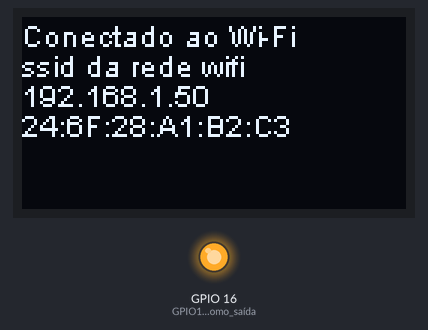
Simulated run of this sketch. Board: ESP32. Shown: 128×64 one-colour display, output pins drawn as LEDs (lit = HIGH). WiFi joins after 1.5 s; servers stay silent unless stated.

Above: at 1.6 s.

The sketch:

esp32wifi_3.ino
```cpp
/*

Como configurar o Wi-Fi no ESP32 LoRa
Autor: Paulo S. Abreu
04-maio-2018

*/

// change next line to use with another board/shield
#include <WiFi.h>
//biblioteca para comunicação com o display
#include "SSD1306.h"

// construtor do objeto do display
// parametros: address,SDA,SCL
// (Documentação da placa WiFi LoRa 32)
SSD1306 tela(0x3c, 4, 15);

// ssid e senha da rede Wi-Fi à qual
// você pretende se conectar.
const char *ssid     = "ssid da rede wifi";
const char *password = "senha da rede wifi";

void setup(){

  // Preparação do display

  //configura GPIO16 como saida
  pinMode(16,OUTPUT);       // GPIO16 como saída
  digitalWrite(16, LOW);    // reseta o OLED
  delay(10);                // aguarda pelo menos 5 ms
  digitalWrite(16, HIGH);   // mantém GPIO16 em 1 durante uso do OLED
  tela.init();              // inicializa o display
  tela.clear();             // limpa a tela do display

  // Coloca aviso de que vamos tentar nos conectar ao Wi-Fi
  tela.drawString(0, 0, "Conectando ao Wi-Fi");
  tela.display();

  // Conexão ao Wi-Fi
  WiFi.begin(ssid, password);   // inicializa o Wi-Fi

  // aguarda a conexão à rede Wi-Fi
  // Sai do loop se 60 * 500ms = 30s se passarem sem
  // que conexão seja estabelecida.
  int count = 0;
  while ( WiFi.status() != WL_CONNECTED && count < 60) {
    delay ( 500 );
    count++;
    tela.drawString(count, 10, "o");  // prepara o texto.
    tela.display();                   // mostra o texto no display.
  }
  if (count == 60) {
    tela.clear();   // apaga o texto que está no display
    tela.drawString(0, 0, "Falha tentando conectar ao Wi-Fi");
    tela.display(); // mostra o texto preparado no display
  } else {
    tela.clear();   // apaga o texto que está no display
    tela.drawString(0, 0, "Conectado ao Wi-Fi");
    // mostra o ssid da rede wifi
    tela.drawString(0, 10, WiFi.SSID());
    // mostra o endereço IP recebido
    tela.drawString(0, 20, WiFi.localIP().toString());
    // mostra o endereço MAC da placa
    tela.drawString(0, 30, WiFi.macAddress());
    tela.display(); // mostra o texto preparado no display
  }
}

void loop() {

}
```
